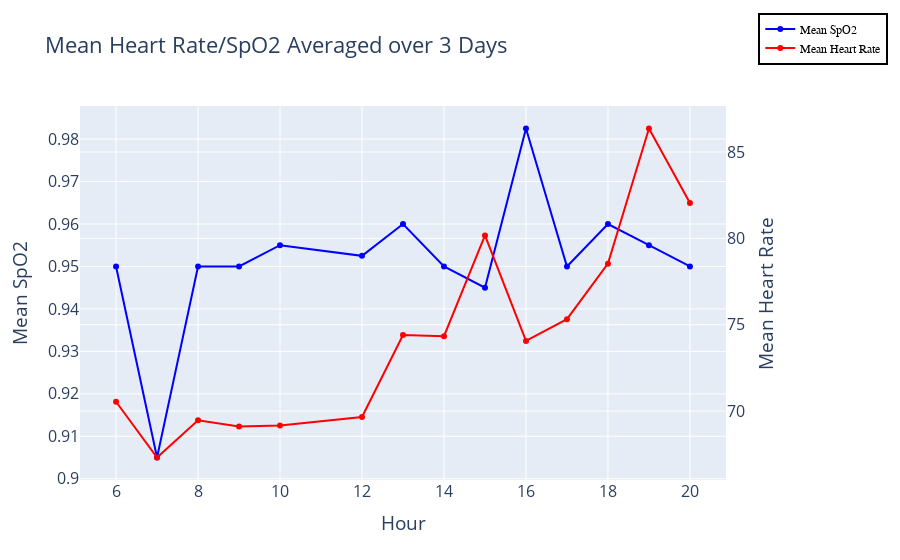

This figure's notebook cell:
### Markdown cell above
### Mean Heart Rate/SpO2 Averaged over 3 Days

### Code cell
import pandas as pd
import plotly.graph_objects as go
from plotly.subplots import make_subplots

heartRateDF = pd.read_csv('../data/descriptive_statistics/mean_heart_rate_three_days.csv')
spo2DF = pd.read_csv('../data/descriptive_statistics/mean_spo2_three_days.csv')

groupedDF1 = spo2DF.groupby('hour')['meanSpo2'].mean().reset_index()
groupedDF2 = heartRateDF.groupby('hour')['meanHeartRate'].mean().reset_index()
mergedDf = pd.merge(groupedDF1, groupedDF2, on='hour', how='inner')

print(mergedDf)
# Create a trace for 'meanSteps'
trace1 = go.Scatter(
    x=mergedDf['hour'],
    y=mergedDf['meanSpo2'],
    name='Mean SpO2',
    line=dict(color='blue')
)

# Create a trace for 'meanHeartRate'
trace2 = go.Scatter(
    x=mergedDf['hour'],
    y=mergedDf['meanHeartRate'],
    name='Mean Heart Rate',
    line=dict(color='red'),
    yaxis='y2'
)

# Create a layout with two y-axes
layout = go.Layout(
    yaxis=dict(title='Mean SpO2'),
    xaxis=dict(title='Hour'),
    yaxis2=dict(title='Mean Heart Rate', overlaying='y', side='right'),
    title="Mean Heart Rate/SpO2 Averaged over 3 Days",
    font=dict(size=16),
    legend=dict(
        x=1.05,
        y=1.25,
        traceorder="normal",
        font=dict(
            family="sans-serif",
            size=12,
            color="black"
        ),
        bgcolor="White",
        bordercolor="Black",
        borderwidth=2
    )

)

# Create a figure and add the traces
fig = go.Figure(data=[trace1, trace2], layout=layout)

fig.show()

### Figure 1 — Plotly figure (JSON) as saved in the notebook; plotly's stock layout.template omitted (floating-point values rounded to 4 significant figures)
{"data": [{"line": {"color": "blue"}, "name": "Mean SpO2", "type": "scatter", "x": [6, 7, 8, 9, 10, 12, 13, 14, 15, 16, 17, 18, 19, 20], "y": [0.95, 0.905, 0.95, 0.95, 0.955, 0.9525, 0.96, 0.95, 0.945, 0.9825, 0.95, 0.96, 0.955, 0.95]}, {"line": {"color": "red"}, "name": "Mean Heart Rate", "type": "scatter", "x": [6, 7, 8, 9, 10, 12, 13, 14, 15, 16, 17, 18, 19, 20], "y": [70.54, 67.31, 69.46, 69.11, 69.16, 69.66, 74.41, 74.33, 80.17, 74.06, 75.32, 78.54, 86.36, 82.05], "yaxis": "y2"}], "layout": {"font": {"size": 16}, "legend": {"bgcolor": "White", "bordercolor": "Black", "borderwidth": 2, "font": {"color": "black", "family": "sans-serif", "size": 12}, "traceorder": "normal", "x": 1.05, "y": 1.25}, "title": {"text": "Mean Heart Rate/SpO2 Averaged over 3 Days"}, "xaxis": {"title": {"text": "Hour"}}, "yaxis": {"title": {"text": "Mean SpO2"}}, "yaxis2": {"overlaying": "y", "side": "right", "title": {"text": "Mean Heart Rate"}}}}
